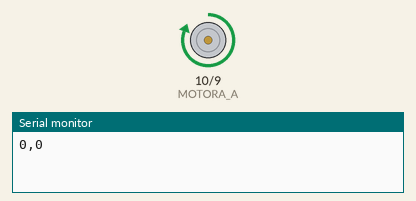
Recording of a sketch running on a simulated Arduino Uno, built with avr-gcc and run on an emulated ATmega328P. Parts: motor-driver pin pairs drawn as motors (green arrow = first pin HIGH = forward, orange = second pin HIGH = backward, longer = more drive), the last lines printed to the serial monitor.

Above: at 0.8 s.
At 4.9 s:
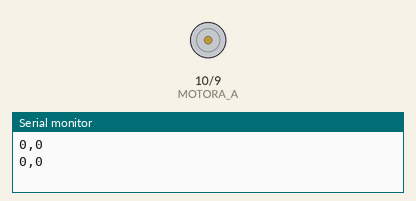
Timing chart, 0 to 6.2 s (numbered marks = the images above):
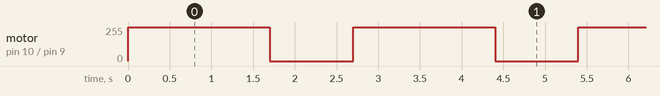

The sketch:

arduino_code.ino
```cpp
#define MOTORA_A 10
#define MOTORA_B 9

void setup() {
  pinMode(MOTORA_A, OUTPUT);
  pinMode(MOTORA_B, OUTPUT);
  Serial.begin(9600);
}
int soil_moisture = analogRead(A0);
int light = analogRead(A1);
int data_1,data_2;
void loop() {
  data_1 = soil_moisture;
  data_2 = light;
  Serial.print(data_1);
  Serial.print(",");
  Serial.println(data_2);
  if (data_1<450) {
    digitalWrite(MOTORA_A,HIGH);
    digitalWrite(MOTORA_B,LOW);
    delay(1700);
    digitalWrite(MOTORA_A,LOW);
  }
  delay(1000);
}
```

Measured:
- by itself, motor on pin 10 (MOTORA_A) / pin 9 (MOTORA_B): alternates forward 255/255 for 1.7 s and stopped for 1.0 s
